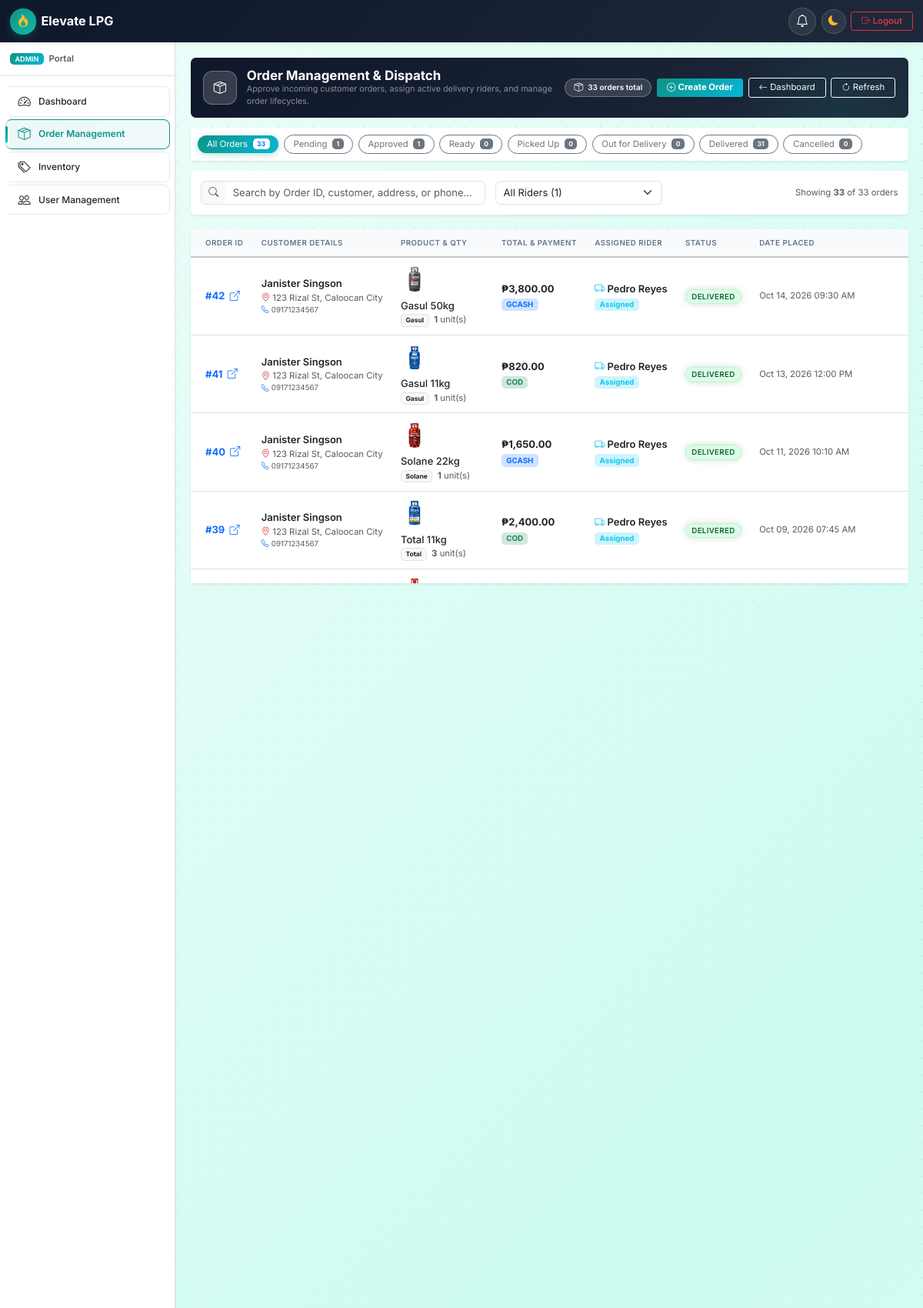
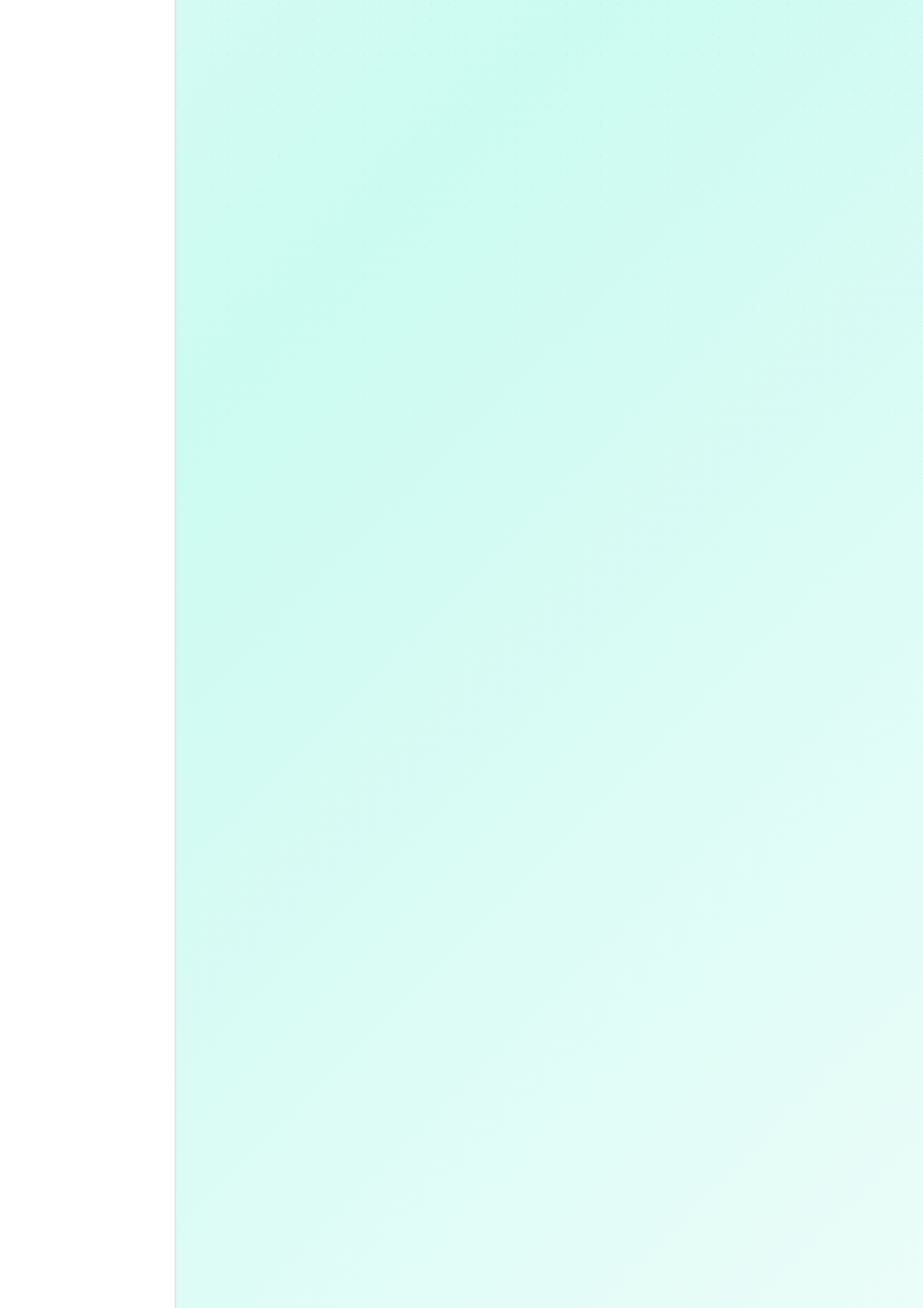
The app's page /pages/admin/orders.php (signed in, upper part) with its own data (2 pictures, top to bottom).
### tables this page shows
CREATE TABLE `orders` (
  `id` int(11) NOT NULL AUTO_INCREMENT,
  `customer_id` int(11) NOT NULL,
  `product_id` int(11) NOT NULL,
  `rider_id` int(11) DEFAULT NULL,
  `quantity` int(10) unsigned NOT NULL,
  `unit_price` decimal(10,2) NOT NULL,
  `total_amount` decimal(10,2) NOT NULL,
  `payment_method` enum('cod','gcash') NOT NULL DEFAULT 'cod',
  `payment_reference` varchar(64) DEFAULT NULL,
  `payment_id` varchar(64) DEFAULT NULL,
  `payment_status` enum('unpaid','paid','failed') NOT NULL DEFAULT 'unpaid',
  `refund_status` enum('none','requested','refunded','failed','rejected') NOT NULL DEFAULT 'none',
  `refund_reference` varchar(64) DEFAULT NULL,
  `refund_reason` varchar(255) DEFAULT NULL,
  `refund_requested_at` datetime DEFAULT NULL,
  `refund_processed_at` datetime DEFAULT NULL,
  `cancel_reason` varchar(255) DEFAULT NULL,
  `paid_at` datetime DEFAULT NULL,
  `status` enum('pending_payment','pending','approved','ready_for_delivery','picked_up','out_for_delivery','delivered','cancelled') NOT NULL DEFAULT 'pending',
  `delivery_address` text NOT NULL,
  `delivery_latitude` decimal(10,7) DEFAULT NULL,
  `delivery_longitude` decimal(10,7) DEFAULT NULL,
  `contact_phone` varchar(20) NOT NULL,
  `notes` text DEFAULT NULL,
  `created_at` timestamp NOT NULL DEFAULT current_timestamp(),
  `updated_at` timestamp NOT NULL DEFAULT current_timestamp() ON UPDATE current_timestamp(),
  `delivered_at` timestamp NULL DEFAULT NULL,
  PRIMARY KEY (`id`),
  KEY `fk_orders_product` (`product_id`),
  KEY `idx_customer` (`customer_id`),
  KEY `idx_rider` (`rider_id`),
  KEY `idx_status` (`status`),
  KEY `idx_created` (`created_at`),
  KEY `idx_payment_reference` (`payment_reference`),
  KEY `idx_payment_id` (`payment_id`),
  KEY `idx_refund_status` (`refund_status`),
  CONSTRAINT `fk_orders_customer` FOREIGN KEY (`customer_id`) REFERENCES `users` (`id`) ON DELETE CASCADE,
  CONSTRAINT `fk_orders_product` FOREIGN KEY (`product_id`) REFERENCES `products` (`id`),
  CONSTRAINT `fk_orders_rider` FOREIGN KEY (`rider_id`) REFERENCES `users` (`id`) ON DELETE SET NULL
);

CREATE TABLE `users` (
  `id` int(11) NOT NULL AUTO_INCREMENT,
  `full_name` varchar(255) NOT NULL,
  `email` varchar(255) NOT NULL,
  `password` varchar(255) NOT NULL,
  `role` enum('customer','admin','rider') NOT NULL DEFAULT 'customer',
  `phone` varchar(20) NOT NULL,
  `address` text NOT NULL,
  `valid_id_path` varchar(500) DEFAULT NULL,
  `status` enum('active','inactive','suspended') NOT NULL DEFAULT 'active',
  `id_verification_status` enum('pending','approved','rejected') NOT NULL DEFAULT 'approved',
  `id_rejection_reason` varchar(500) DEFAULT NULL,
  `id_reviewed_by` int(11) DEFAULT NULL,
  `id_reviewed_at` datetime DEFAULT NULL,
  `purge_warned_at` datetime DEFAULT NULL,
  `created_at` timestamp NOT NULL DEFAULT current_timestamp(),
  `updated_at` timestamp NOT NULL DEFAULT current_timestamp() ON UPDATE current_timestamp(),
  PRIMARY KEY (`id`),
  UNIQUE KEY `email` (`email`),
  KEY `idx_role` (`role`),
  KEY `idx_status` (`status`),
  KEY `idx_verification_reviewed` (`id_verification_status`, `id_reviewed_at`)
);

CREATE TABLE `products` (
  `id` int(11) NOT NULL AUTO_INCREMENT,
  `name` varchar(255) NOT NULL,
  `brand` varchar(255) NOT NULL,
  `weight` varchar(50) NOT NULL,
  `price` decimal(10,2) NOT NULL,
  `stock` int(10) unsigned NOT NULL DEFAULT 0,
  `image_url` varchar(500) DEFAULT NULL,
  `status` enum('active','inactive') NOT NULL DEFAULT 'active',
  `created_at` timestamp NOT NULL DEFAULT current_timestamp(),
  `updated_at` timestamp NOT NULL DEFAULT current_timestamp() ON UPDATE current_timestamp(),
  PRIMARY KEY (`id`),
  KEY `idx_brand` (`brand`),
  KEY `idx_status` (`status`)
);

### pages/admin/orders.php (the view, shortened to what the rows shown need)
<?php
require_once __DIR__ . '/../../includes/helpers.php';
require_once __DIR__ . '/../../classes/Order.php';
$db = Database::connect();
$orderModel = new Order($db);
$orders = $orderModel->getAll();
require_once __DIR__ . '/../../templates/header.php';
require_once __DIR__ . '/../../templates/components/order-card.php';
?>
<div class="container-fluid px-0" id="adminOrdersContainer">
    <div class="card border-0 shadow-sm rounded-3" data-aos="fade-up">
        <div class="card-body p-0">
            <?php if (empty($orders)): ?>
                <div class="text-center py-5 px-3">
                    <div class="mb-3 text-muted">
                        <i class="bi bi-inbox fs-1 opacity-50"></i>
                    </div>
                    <h5 class="fw-bold">No orders found in database</h5>
                    <p class="text-muted small mb-0">Customer orders will appear here once submitted.</p>
                </div>
            <?php else: ?>
                <div class="table-responsive sales-report-table-scroll sales-report-tx-scroll d-none d-md-block">
                    <table class="table table-hover align-middle mb-0" id="adminOrdersTable">
                        <thead class="table-light">
                            <tr>
                                <th class="ps-4">Order ID</th>
                                <th>Customer Details</th>
                                <th>Product & Qty</th>
                                <th>Total & Payment</th>
                                <th>Assigned Rider</th>
                                <th>Status</th>
                                <th>Date Placed</th>
                                <th class="text-end pe-4">Actions</th>
                            </tr>
                        </thead>
                        <tbody>
                            <?php foreach ($orders as $order): ?>
                                <?php
                                $orderId = (int)$order['id'];
                                $status = (string)$order['status'];
                                $paymentMethod = strtoupper((string)($order['payment_method'] ?? 'COD'));
                                $riderId = (int)($order['rider_id'] ?? 0);
                                $riderName = (string)($order['rider_name'] ?? '');
                                ?>
                                <tr class="admin-order-row admin-order-row-table app-clickable-row"
                                    data-order-id="<?= $orderId ?>"
                                    data-status="<?= e($status) ?>"
                                    data-rider-id="<?= $riderId ?>"
                                    data-rider-name="<?= e($riderName) ?>"
                                    data-customer="<?= e($order['customer_name'] ?? '') ?>"
                                    data-phone="<?= e($order['contact_phone'] ?? '') ?>"
                                    data-address="<?= e($order['delivery_address'] ?? '') ?>"
                                    data-product="<?= e($order['product_name'] ?? '') ?>"
                                    data-brand="<?= e($order['product_brand'] ?? '') ?>"
                                    data-weight="<?= e($order['product_weight'] ?? '') ?>"
                                    data-qty="<?= (int)$order['quantity'] ?>"
                                    data-unit-price="<?= (float)$order['unit_price'] ?>"
                                    data-total="<?= (float)$order['total_amount'] ?>"
                                    data-payment="<?= e($paymentMethod) ?>"
                                    data-notes="<?= e($order['notes'] ?? '') ?>"
                                    data-created="<?= e(format_date($order['created_at'])) ?>"
                                    data-delivered="<?= e(format_date($order['delivered_at'] ?? '')) ?>"
                                    data-href="<?= url('pages/admin/order-detail.php?id=' . $orderId) ?>">
                                    <td class="ps-4 fw-bold text-primary">
                                        <a href="<?= url('pages/admin/order-detail.php?id=' . $orderId) ?>" class="text-primary text-decoration-none">
                                            #<?= $orderId ?> <i class="bi bi-box-arrow-up-right fs-6 ms-1"></i>
                                        </a>
                                    </td>
                                    <td>
                                        <div class="fw-semibold text-dark"><?= e($order['customer_name'] ?? 'Customer') ?></div>
                                        <div class="small text-muted text-truncate" style="max-width: 220px;" title="<?= e($order['delivery_address'] ?? '') ?>">
                                            <i class="bi bi-geo-alt me-1 text-danger"></i><?= e($order['delivery_address'] ?? '') ?>
                                        </div>
                                        <div class="extra-small text-muted">
                                            <i class="bi bi-telephone me-1 text-primary"></i><?= e($order['contact_phone'] ?? '') ?>
                                        </div>
                                    </td>
                                    <td>
                                        <div class="d-flex align-items-center gap-2">
                                            <?php $adminOrderImage = $order['product_image'] ?? ''; ?>
                                            <div class="flex-shrink-0 rounded overflow-hidden" style="width: 36px; height: 36px;">
                                                <?php if (!empty($adminOrderImage) && is_file(dirname(__DIR__, 2) . '/' . ltrim($adminOrderImage, '/'))): ?>
                                                    <img src="<?= e(asset($adminOrderImage)) ?>" alt="<?= e($order['product_name'] ?? '') ?>" style="width: 100%; height: 100%; object-fit: cover;">
                                                <?php else: ?>
                                                    <div class="bg-light d-flex align-items-center justify-content-center w-100 h-100"><i class="bi bi-fire text-warning"></i></div>
                                                <?php endif; ?>
                                            </div>
                                            <div>
                                                <div class="fw-medium text-dark text-truncate" style="max-width: 210px;" title="<?= e($order['product_name'] ?? 'LPG Cylinder') ?>"><?= e($order['product_name'] ?? 'LPG Cylinder') ?></div>
                                                <div class="small text-muted">
                                                    <?php if (!empty($order['product_brand'])): ?>
                                                        <span class="badge bg-light text-dark border me-1"><?= e($order['product_brand']) ?></span>
                                                    <?php endif; ?>
                                                    <span><strong><?= (int)$order['quantity'] ?></strong> unit(s)</span>
                                                </div>
                                            </div>
                                        </div>
                                    </td>
                                    <td>
                                        <div class="fw-bold text-dark"><?= e(format_currency($order['total_amount'])) ?></div>
                                        <span class="badge <?= $paymentMethod === 'GCASH' ? 'bg-primary-subtle text-primary' : 'bg-success-subtle text-success' ?> extra-small">
                                            <?= e($paymentMethod) ?>
                                        </span>
                                    </td>
                                    <td>
                                        <?php if (!empty($riderName)): ?>
                                            <div class="fw-semibold text-dark"><i class="bi bi-truck me-1 text-info"></i><?= e($riderName) ?></div>
                                            <span class="badge bg-info-subtle text-info extra-small">Assigned</span>
                                        <?php else: ?>
                                            <span class="badge bg-light text-muted border">Unassigned</span>
                                        <?php endif; ?>
                                    </td>
                                    <td>
                                        <?= get_order_status_badge($status) ?>
                                    </td>
                                    <td class="text-muted small">
                                        <?= e(format_date($order['created_at'], 'M d, Y h:i A')) ?>
                                    </td>
                                    <td class="text-end pe-4">
                                    </td>
                                </tr>
                            <?php endforeach; ?>
                        </tbody>
                    </table>
                </div>
            <?php endif; ?>
        </div>
    </div>
</div>
<?php
require_once __DIR__ . '/../../templates/footer.php';
?>

### templates/components/order-card.php (shortened to what the rows shown need)
<?php
if (!function_exists('get_order_status_badge')) {
    function get_order_status_badge(string $status): string {
        $status = strtolower($status);
        $labels = [
            'pending_payment'    => ['label' => 'Pending Payment',    'class' => 'badge-status-pending_payment'],
            'pending'            => ['label' => 'Pending',            'class' => 'badge-status-pending'],
            'approved'           => ['label' => 'Approved',           'class' => 'badge-status-approved'],
            'ready_for_delivery' => ['label' => 'Ready for Delivery', 'class' => 'badge-status-ready_for_delivery'],
            'picked_up'          => ['label' => 'Picked Up',          'class' => 'badge-status-picked_up'],
            'out_for_delivery'   => ['label' => 'Out for Delivery',   'class' => 'badge-status-out_for_delivery'],
            'delivered'          => ['label' => 'Delivered',          'class' => 'badge-status-delivered'],
            'cancelled'          => ['label' => 'Cancelled',          'class' => 'badge-status-cancelled']
        ];
        $info = $labels[$status] ?? ['label' => ucfirst(str_replace('_', ' ', $status)), 'class' => 'bg-secondary text-white'];
        return '<span class="badge ' . e($info['class']) . ' app-status-badge">' . e($info['label']) . '</span>';
    }
}
        ?>

### records on screen
orders: id "42", customer.full_name "Janister Singson", delivery_address "123 Rizal St, Caloocan City", contact_phone "09171234567", product.image_url (picture), product.name "Gasul 50kg", product.brand "Gasul", quantity "1", total_amount "₱3,800.00", payment_method "GCASH", rider.full_name "Pedro Reyes", status "DELIVERED", created_at "Oct 14, 2026 09:30 AM"
orders: id "41", customer.full_name "Janister Singson", delivery_address "123 Rizal St, Caloocan City", contact_phone "09171234567", product.image_url (picture), product.name "Gasul 11kg", product.brand "Gasul", quantity "1", total_amount "₱820.00", payment_method "COD", rider.full_name "Pedro Reyes", status "DELIVERED", created_at "Oct 13, 2026 12:00 PM"
orders: id "40", customer.full_name "Janister Singson", delivery_address "123 Rizal St, Caloocan City", contact_phone "09171234567", product.image_url (picture), product.name "Solane 22kg", product.brand "Solane", quantity "1", total_amount "₱1,650.00", payment_method "GCASH", rider.full_name "Pedro Reyes", status "DELIVERED", created_at "Oct 11, 2026 10:10 AM"
orders: id "39", customer.full_name "Janister Singson", delivery_address "123 Rizal St, Caloocan City", contact_phone "09171234567", product.image_url (picture), product.name "Total 11kg", product.brand "Total", quantity "3", total_amount "₱2,400.00", payment_method "COD", rider.full_name "Pedro Reyes", status "DELIVERED", created_at "Oct 09, 2026 07:45 AM"
orders: product.image_url (picture)

### other values on screen
$appName "Elevate LPG"
$role "ADMIN"
$item['label'] "Dashboard"
$item['label'] "Order Management"
$item['label'] "Inventory"
$item['label'] "User Management"
$countAll "33"
$countPending "1"
$countApproved "1"
$countReady "0"
$countPickedUp "0"
$countOutForDelivery "0"
$countDelivered "31"
$countCancelled "0"
